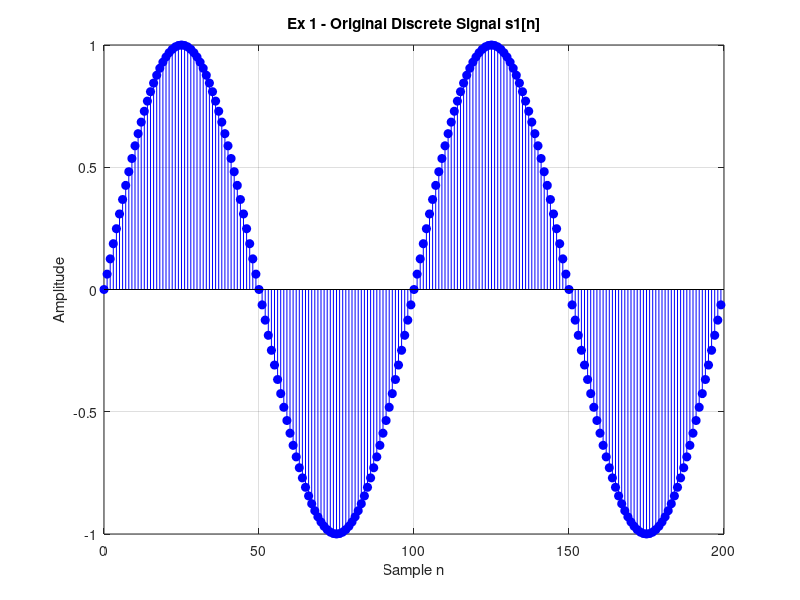
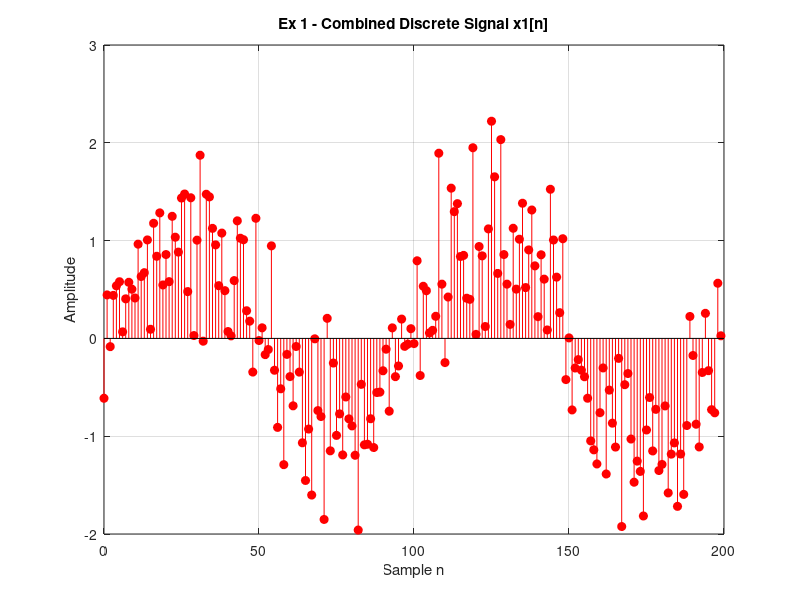
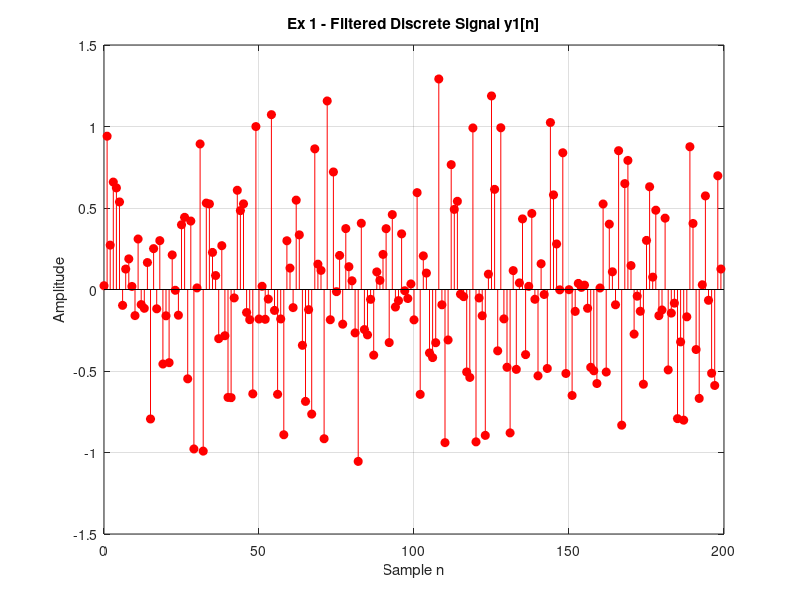
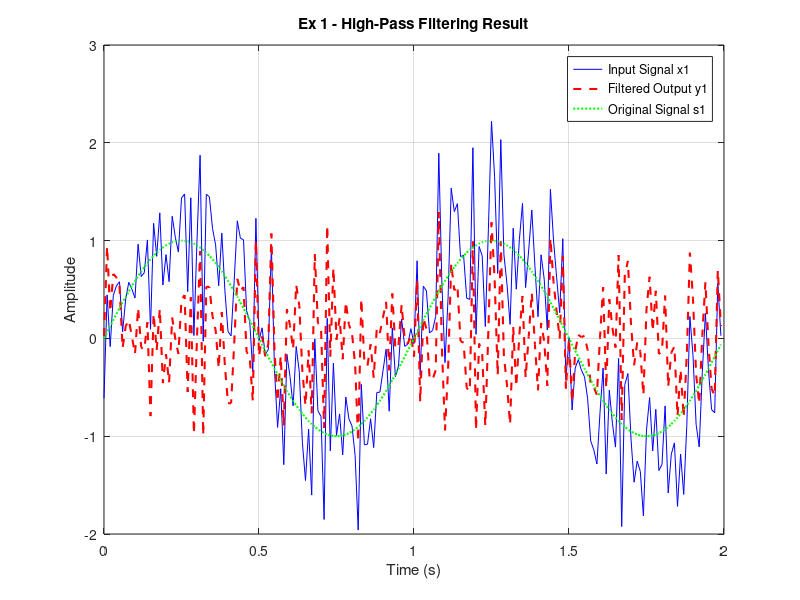

Recreate these plots in MATLAB, in order.
clc; 
clear; 
close all;

% 1. กำหนดพารามิเตอร์และสัญญาณ
fs = 100;
T = 1/fs;
N = 200;
n = 0:N-1;
t = n * T;

s1 = sin(2*pi*1*t);            % สัญญาณความถี่ต่ำ 1 Hz

rng('default');
noise1 = 0.5 * randn(1, N);    % Random Noise
x1 = s1 + noise1;              % สัญญาณผสม

% 2. กรองสัญญาณด้วย High-Pass Filter
fc = 3;
[b, a] = butter(4, fc/(fs/2), 'high');
y1 = filtfilt(b, a, x1);

% Figure 1: สัญญาณต้นฉบับแบบ Discrete
figure(1);
stem(n, s1, 'b', 'filled');
title('Ex 1 - Original Discrete Signal s1[n]');
xlabel('Sample n');
ylabel('Amplitude');
grid on;

% Figure 2: สัญญาณผสม Noise แบบ Discrete
figure(2);
stem(n, x1, 'r', 'filled');
title('Ex 1 - Combined Discrete Signal x1[n]');
xlabel('Sample n');
ylabel('Amplitude');
grid on;

% Figure 3: สัญญาณหลังกรองแบบ Discrete
figure(3);
stem(n, y1, 'r', 'filled');
title('Ex 1 - Filtered Discrete Signal y1[n]');
xlabel('Sample n');
ylabel('Amplitude');
grid on;

% Figure 4: เปรียบเทียบสัญญาณแบบกราฟเส้นต่อเนื่อง
figure(4);
plot(t, x1, 'b');
hold on;
plot(t, y1, 'r--', 'LineWidth', 1.5);
plot(t, s1, 'g:', 'LineWidth', 1.5);
hold off;
title('Ex 1 - High-Pass Filtering Result');
legend('Input Signal x1', 'Filtered Output y1', ...
    'Original Signal s1');
xlabel('Time (s)');
ylabel('Amplitude');
grid on;
